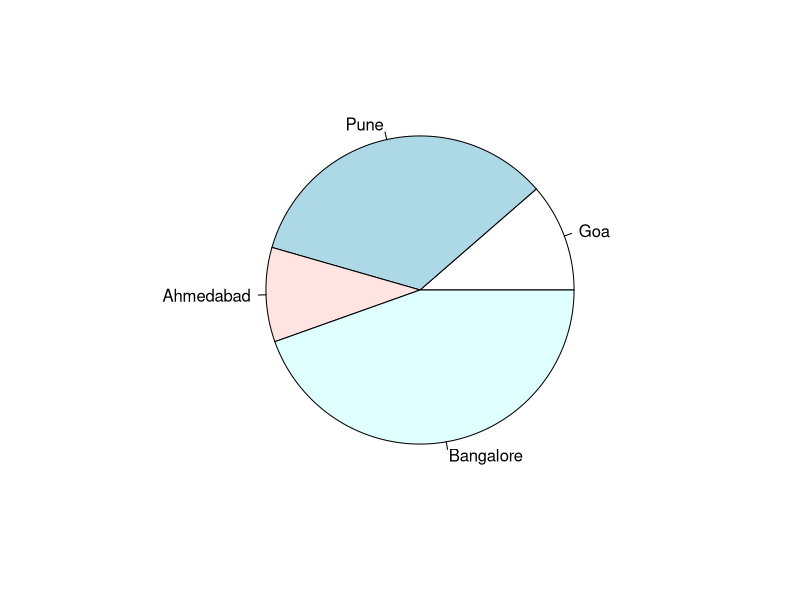

R code for this plot:
# Create data for the graph.
population<- c(23, 69, 20, 90) 
labels <- c("Goa", "Pune", "Ahmedabad", "Bangalore")

# Plot the chart.
pie(population, labels)
